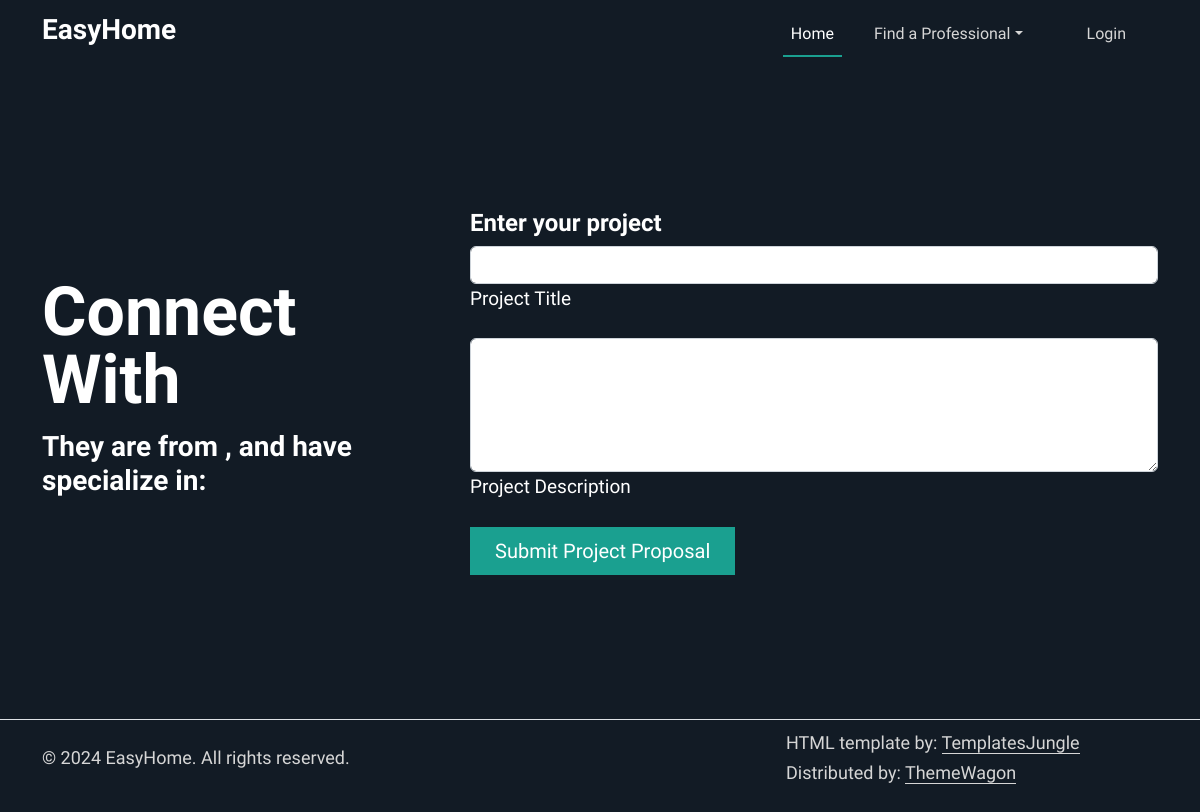
Page /createReservation/1 on the earlier database version.
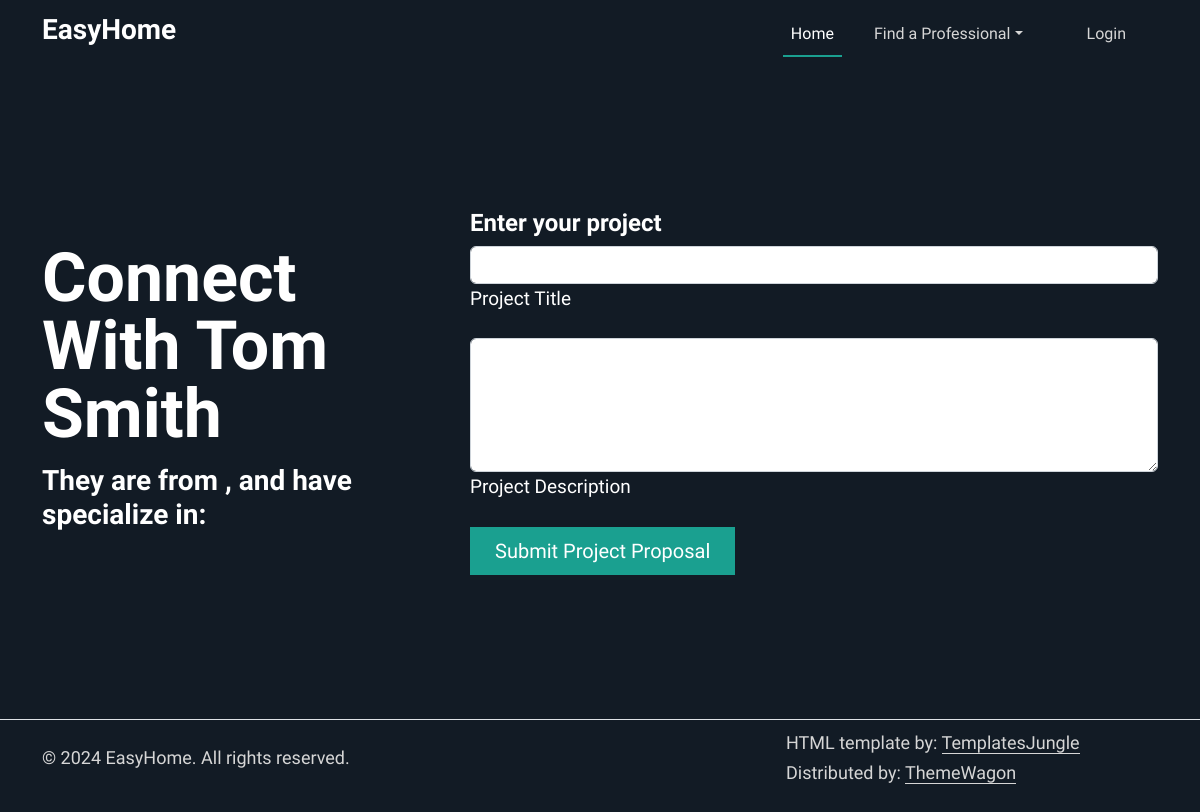
Same page on the later database version.
### tables this page shows
CREATE TABLE users (
                id INTEGER PRIMARY KEY AUTOINCREMENT,
                first_name VARCHAR2(25) NOT NULL,
                middle_name VARCHAR2(15),
                last_name VARCHAR2(25) NOT NULL,
                gender CHAR(1) CHECK (gender IN ('M','F','O')) NOT NULL,
                phone_number VARCHAR2(12) NOT NULL,
                email VARCHAR2(50) NOT NULL,
                password VARCHAR2(50) NOT NULL,
                street_number VARCHAR2(10),
                street_name VARCHAR2(35),
                town VARCHAR2(30),
                state CHAR(2),
                zip_code NUMBER(5)
            );

### app.py (the view)
@app.route('/createReservation/<profId>', methods=["GET", "POST"])
def createReservation(profId):
    if request.method == "GET":
        if request.method == "GET":
            professional = get_user_by_id(profId)
            return render_template("createReservation.html", prof=professional)
    return url_for("index")

### app.py (called while the page is built)
def get_user_by_id(user_id):
    try:
        conn = sqlite3.connect('database.db')
        conn.row_factory = sqlite3.Row
        c = conn.cursor()
        c.execute("SELECT * FROM users WHERE id = ?", (user_id,))
        user_row = c.fetchone()
        return User(user_row) if user_row else None
    except sqlite3.Error as e:
        print(f"Error retrieving user: {e}")
        return None
    finally:
        if conn:
            conn.close()

### templates/createReservation.html (shortened to what this page needs)
{%extends "base.html"%}
{%block content%}
<section id="start">
  <div class="container my-5 py-5">
    <div class="row featurette py-lg-5 align-items-center">
      <div class="col-md-4">
        <h1 class="text-capitalize lh-1 mb-3">Connect with {{prof.first_name}} {{prof.last_name}}</h1>
        <h3>They are from {{prof.town}}, and have specialize in:</h3>
      </div>
      <div class="col-md-8">
        <div class="text-content ps-md-5">
          <h4>Enter your project</h4>
          <div data-mdb-input-init class="form-outline mb-3 w-33">
              <input type="text" id="form2Example1" class="form-control" name="title" maxlength="50" />
              <label class="form-label" for="form2Example1">Project Title</label>
            </div>
            <div data-mdb-input-init class="form-outline mb-3 w-33">
              <textarea id="form2Example1" class="form-control" name="description" rows="5" maxlength="500"></textarea>
              <label class="form-label" for="form2Example1">Project Description</label>
            </div>
          <a href="/manageReservations" class="btn btn-primary btn-lg px-4 me-md-2">Submit Project Proposal</a>
        </div>
      </div>
    </div>
  </div>
</section>
  {%endblock%}

Differences in the rows shown:
added users: first_name "Tom", last_name "Smith"
